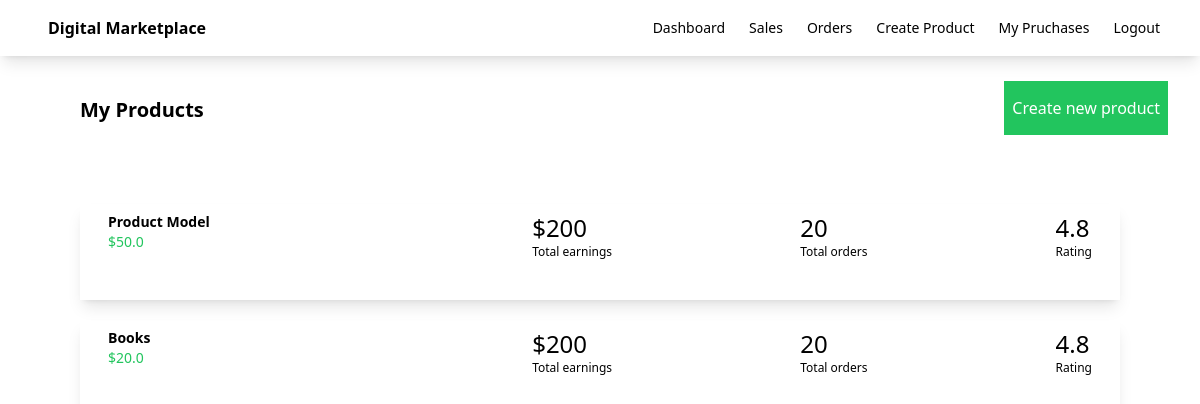
Before: /dashboard (signed in) with the older database file.
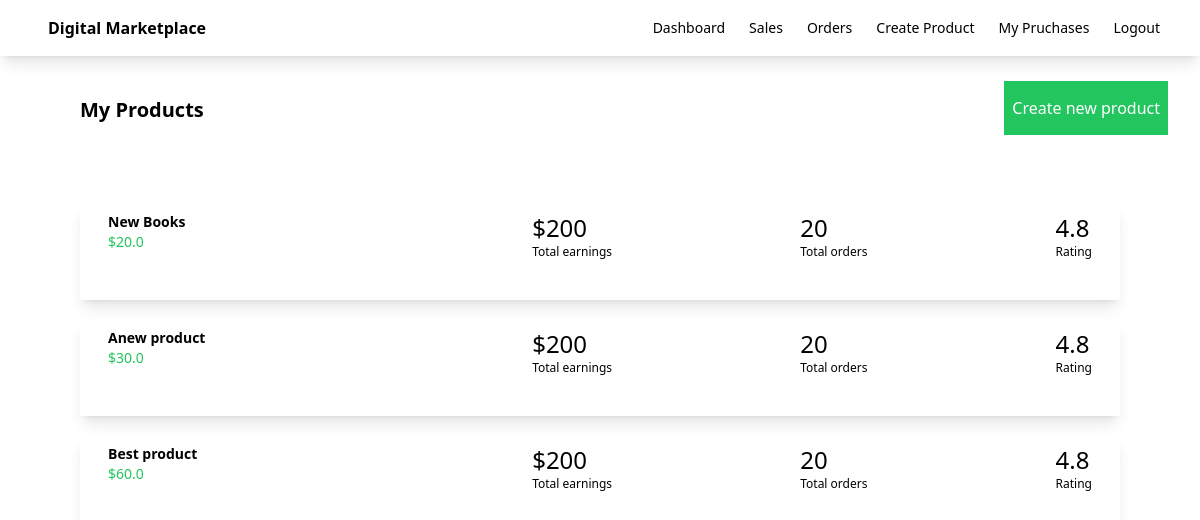
After: the same page with the newer database file.
### myapp/models.py (models this page shows, shortened)
class Product(models.Model):
    seller = models.ForeignKey(User, on_delete=models.CASCADE)
    name = models.CharField(max_length=100)
    description = models.CharField(max_length=100)
    price = models.FloatField()
    file = models.FileField(upload_to='uploads')

### myapp/views.py (the view)
# urls.py: path('dashboard',views.dashboard,name='dashboard'),
def dashboard(request):
    products = Product.objects.filter(seller=request.user)
    return render(request, 'myapp/dashboard.html',{'products':products})

### myapp/templates/myapp/dashboard.html (shortened to what this page needs)
{% extends 'myapp/base.html' %}
{% block body %}
    <div class="flex justify-between">
        <div class="ml-20 mt-10 font-bold text-xl">My Products</div>
        <div class="ml-20 mt-10">
            <a class="bg-green-500 text-white px-2 py-4 mr-8" href="{% url 'createproduct' %}">Create new product</a>
        </div>
    </div>
    <div class="products-container p-10 m-5">
        {% for product in products %}
        <div class="flex shadow-lg m-5 p-2 justify-between">
            <div class="flex w-1/4">
                <div class="relative group">
                    <a href="{% url 'editproduct' product.id %}">
                    <div class="ml-5">
                        <div class="font-bold text-sm">{{ product.name }}</div>
                        <div class="text-sm text-green-500">${{ product.price }}</div>
                    </div>
                </a>
                </div>
                </div>
                <div>
                    <div class="text-2xl">$200</div>
                    <div class="text-xs">Total earnings</div>
                </div>
                <div>
                    <div class="text-2xl">20</div>
                    <div class="text-xs">Total orders</div>
                </div>
                <div class="pr-5">
                    <div class="text-2xl">4.8</div>
                    <div class="text-xs">Rating</div>
                </div>
        </div>
        {% endfor%}
    </div>
{% endblock %}

### myapp/templates/myapp/base.html (shortened to what this page needs)
<!DOCTYPE html>
<html lang="en">
<head>
    <script src="https://cdn.tailwindcss.com"></script>
</head>
<body>
    <nav class="shadow-lg">
        <div class="flex flex-wrap justify-between ml-5 items-center mx-auto px-4 py-2.5">
            <a href="" class="flex items-center">
                <span class="self-center text-xml font-semibold">Digital Marketplace</span>
            </a>
            <div class="flex items-center">
                <a href="" class="mr-6 text-sm font-medium text-grey-500">Dashboard</a>
                <a href="" class="mr-6 text-sm font-medium text-grey-500">Sales</a>
                <a href="" class="mr-6 text-sm font-medium text-grey-500">Orders</a>
                <a href="" class="mr-6 text-sm font-medium text-grey-500">Create Product</a>
                <a href="" class="mr-6 text-sm font-medium text-grey-500">My Pruchases</a>
                <a href="{% url 'logout' %}" class="mr-6 text-sm font-medium text-grey-500">Logout</a>
            </div>
        </div>
    </nav>
    {% block body %}
    {% endblock %}
</body>
</html>

Changed rows visible on the page:
removed Product: name "Product Model", price "50.0"
changed Product: name "Books" → "New Books"
added Product: name "Anew product", price "30.0"
added Product: name "Best product", price "60.0"
